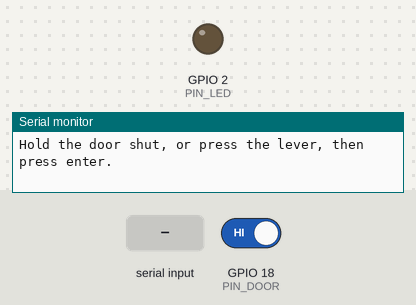
Simulated run of this sketch. Board: ESP32. Parts: output pins drawn as LEDs (lit = HIGH), the last lines printed to the serial monitor. The test bench sets the inputs (shaded band); at power-on: GPIO 18 (PIN_DOOR) HIGH.

Above: at 1.1 s.
1.2 s: "1" received over Serial
2.7 s: GPIO 18 (PIN_DOOR) driven LOW
At 3.8 s:
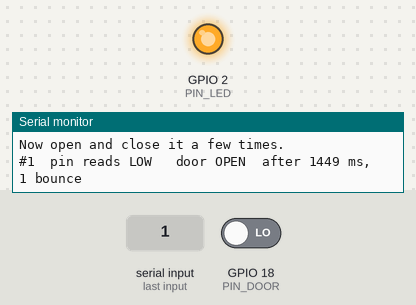
4.2 s: GPIO 18 (PIN_DOOR) driven HIGH
At 4.9 s:
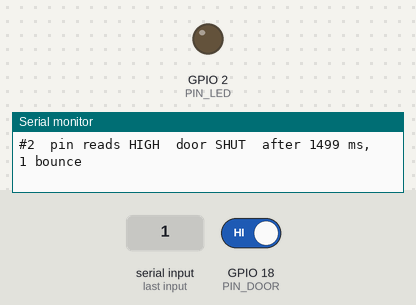
Timing chart, 0 to 7.2 s (numbered marks = the images above; inputs shaded):
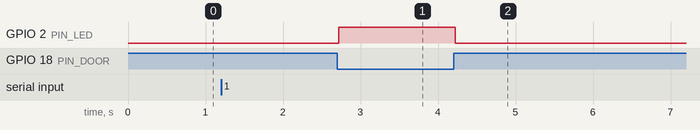

The sketch:

limit_switch.ino
```cpp
// TEST 6 of 12: the limit switch that senses whether the cabinet door is shut.
// Cabinet node only.
//
// Wiring:
//   COM to GND
//   NO (normally open) to GPIO 18
// The internal pull-up is on, so the pin idles HIGH and goes LOW when the door
// presses the lever. If you wired NC instead, the reading is inverted and this
// sketch will tell you so.
//
// Mount it so the door presses the lever when shut, not when open. A switch
// that only makes contact at the very end of the travel will chatter every time
// somebody leans on the cabinet.
//
// Expect: a line every time the state settles, with the bounce count. A good
// microswitch bounces two or three times over a few milliseconds. Twenty
// bounces means a loose lever or a bad solder joint.
//
// What to write into Config.h, from the summary this prints:
//   DOOR_CLOSED_WHEN_LOW = true   if the pin reads LOW with the door shut
//   DOOR_CLOSED_WHEN_LOW = false  if it reads HIGH with the door shut

static const uint8_t PIN_DOOR = 18;
static const uint8_t PIN_LED = 2;

static const uint32_t DEBOUNCE_MS = 20;

bool stableState = HIGH;
bool lastReading = HIGH;
uint32_t lastChange = 0;
uint32_t settledAt = 0;
uint32_t bounces = 0;
uint32_t transitions = 0;

// Filled in by the calibration step so the summary can name the right setting.
bool calibrated = false;
bool closedIsLow = true;

void printState(bool level) {
    Serial.print(F("pin reads "));
    Serial.print(level == LOW ? F("LOW ") : F("HIGH"));
    if (calibrated) {
        const bool closed = (level == LOW) == closedIsLow;
        Serial.print(closed ? F("  door SHUT") : F("  door OPEN"));
    }
}

void calibrate() {
    Serial.println();
    Serial.println(F("Hold the door shut, or press the lever, then press enter."));

    while (Serial.available()) {
        Serial.read();
    }
    while (!Serial.available()) {
        delay(20);
    }
    while (Serial.available()) {
        Serial.read();
    }

    delay(DEBOUNCE_MS * 2);
    const bool shutLevel = digitalRead(PIN_DOOR);
    closedIsLow = (shutLevel == LOW);
    calibrated = true;

    Serial.print(F("With the door shut the pin reads "));
    Serial.println(shutLevel == LOW ? F("LOW.") : F("HIGH."));
    Serial.print(F("So set  DOOR_CLOSED_WHEN_LOW = "));
    Serial.println(closedIsLow ? F("true;") : F("false;"));

    if (!closedIsLow) {
        Serial.println(F("That is the NC terminal. It works, but NO is the safer"));
        Serial.println(F("choice: a cut wire then reads as an open door rather"));
        Serial.println(F("than a shut one, so a fault cannot hide an open cabinet."));
    }
    Serial.println();
    Serial.println(F("Now open and close it a few times."));
}

void setup() {
    Serial.begin(115200);
    delay(300);

    pinMode(PIN_DOOR, INPUT_PULLUP);
    pinMode(PIN_LED, OUTPUT);

    stableState = digitalRead(PIN_DOOR);
    lastReading = stableState;

    Serial.println();
    Serial.println(F("Limit switch test."));
    Serial.print(F("At rest: "));
    printState(stableState);
    Serial.println();
    Serial.println(F("Press enter to calibrate, or just start moving the door."));

    calibrate();
    settledAt = millis();
}

void loop() {
    const bool reading = digitalRead(PIN_DOOR);
    const uint32_t now = millis();

    if (reading != lastReading) {
        lastReading = reading;
        lastChange = now;
        bounces++;
    }

    if (now - lastChange >= DEBOUNCE_MS && reading != stableState) {
        stableState = reading;
        transitions++;

        digitalWrite(PIN_LED, stableState == LOW ? HIGH : LOW);

        Serial.print(F("#"));
        Serial.print(transitions);
        Serial.print(F("  "));
        printState(stableState);
        Serial.print(F("  after "));
        Serial.print(now - settledAt);
        Serial.print(F(" ms, "));
        Serial.print(bounces);
        Serial.println(bounces == 1 ? F(" bounce") : F(" bounces"));

        if (bounces > 12) {
            Serial.println(F("  that is a lot of chatter. Check the lever and the"));
            Serial.println(F("  solder joints before trusting this reading."));
        }

        bounces = 0;
        settledAt = now;
    }

    if (Serial.available()) {
        while (Serial.available()) {
            Serial.read();
        }
        calibrate();
    }
}
```

Measured:
- after the input at 2.7 s, GPIO 2 (PIN_LED): LOW → HIGH at once
- after the input at 4.2 s, GPIO 2 (PIN_LED): HIGH → LOW at once
